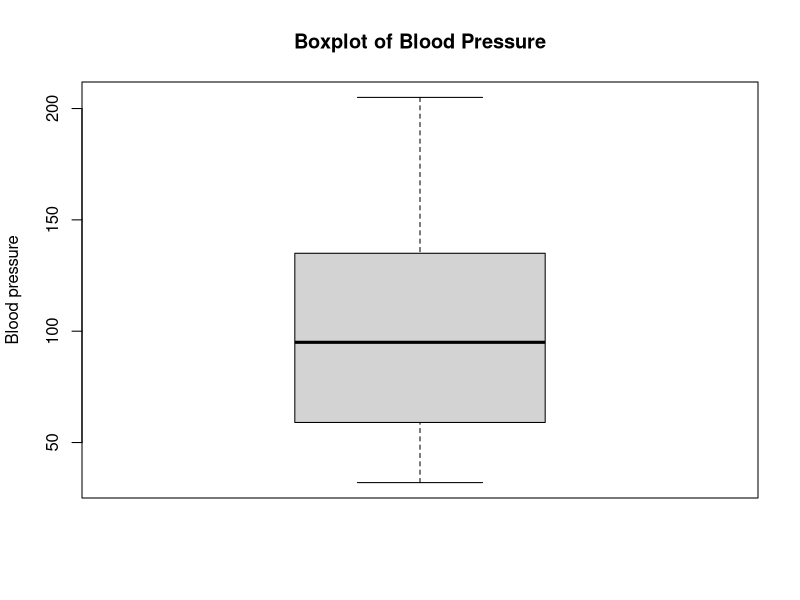
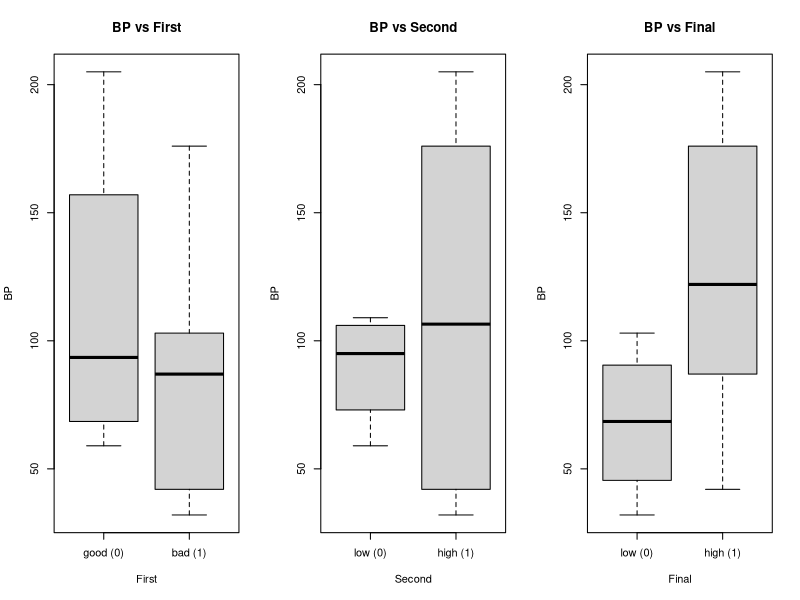
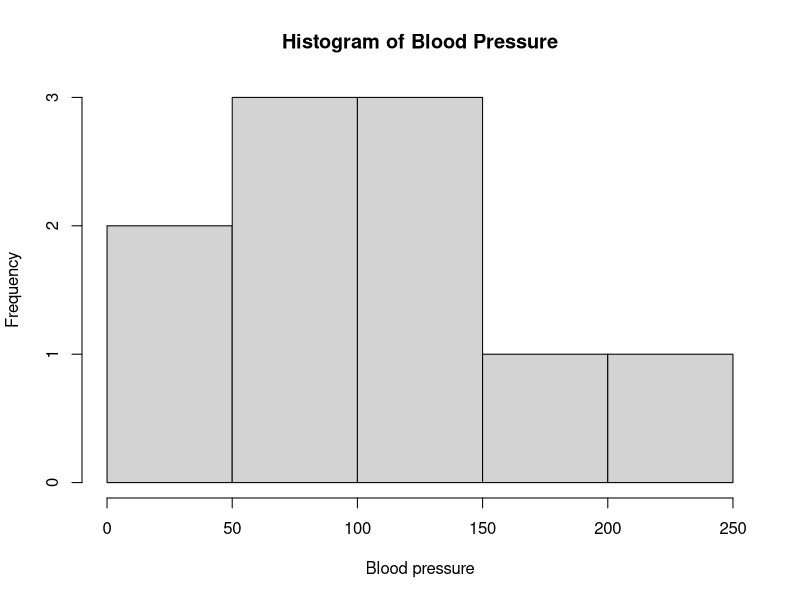
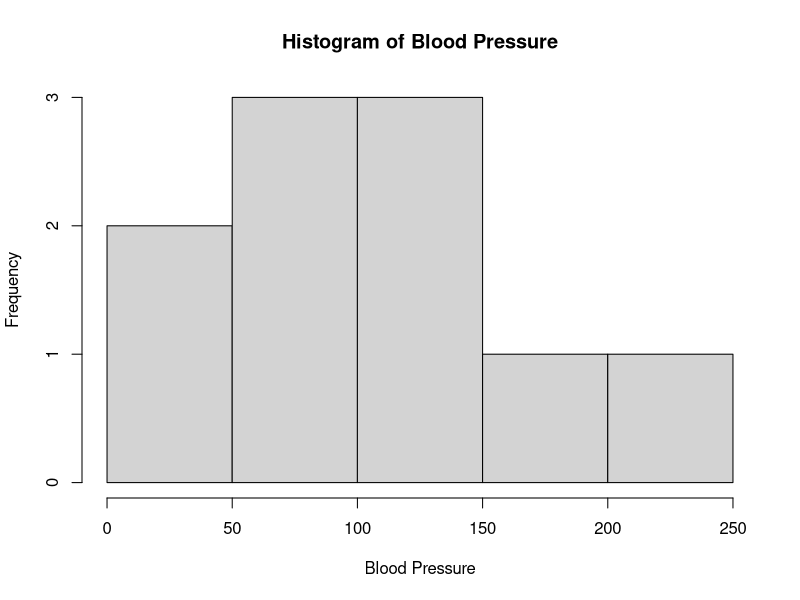

These figures' R source, in order:
# Frequency of hospital visits (last 12 months)
Freq <- c(0.6, 0.3, 0.4, 0.4, 0.2, 0.6, 0.3, 0.4, 0.9, 0.2)
# Blood pressure values
bloodp <- c(103, 87, 32, 42, 59, 109, 78, 205, 135, 176)

# First doctor assessment (bad/good, one NA)
first_txt  <- c("bad","bad","bad","bad","good","good","good","good", NA, "bad")
# Second doctor assessment (low/high)
second_txt <- c("low","low","high","high","low","low","high","high","high","high")
# Final decision (low/high)
final_txt  <- c("low","high","low","high","low","high","low","high","high","high")

# First doctor: bad = 1, good = 0, NA stays NA
first <- ifelse(is.na(first_txt), NA, ifelse(first_txt == "bad", 1, 0))
# Second doctor: high = 1, low = 0
second <- ifelse(second_txt == "high", 1, 0)
# Final decision: high = 1, low = 0
finaldecision <- ifelse(final_txt == "high", 1, 0)

# Create a data frame for easier analysis
patients <- data.frame(Freq, bloodp, first, second, finaldecision)
# View the dataset
patients

# A1) Single boxplot (literal boxplot(x,...))
# Basic boxplot using one vector
boxplot(patients$bloodp, main="Boxplot of Blood Pressure", ylab="Blood pressure")

# A2) Side-by-side boxplots (by ratings/decision)
# Display three plots in one row
par(mfrow = c(1,3))
# BP vs First doctor rating
boxplot(bloodp ~ first, data = patients, names = c("good (0)", "bad (1)"),
        main = "BP vs First", xlab = "First", ylab = "BP", na.action = na.omit)
# BP vs Second doctor assessment
boxplot(bloodp ~ second, data = patients, names = c("low (0)", "high (1)"),
        main = "BP vs Second", xlab = "Second", ylab = "BP")
# BP vs Final decision
boxplot(bloodp ~ finaldecision, data = patients, names = c("low (0)", "high (1)"),
        main = "BP vs Final", xlab = "Final", ylab = "BP")
# Reset plot layout to normal
par(mfrow = c(1,1))

# A3) Histogram
# Create histogram of BP values
hist(patients$bloodp, main="Histogram of Blood Pressure", xlab="Blood pressure")


# Overall summary of BP
summary(patients$bloodp)

# BP grouped by second doctor
tapply(patients$bloodp, patients$second, summary)

# BP grouped by final decision
tapply(patients$bloodp, patients$finaldecision, summary)

# BP grouped by first doctor (removes NA automatically)
tapply(patients$bloodp, patients$first, summary)

dev.off()

# Reset layout
par(mfrow = c(1,1))


# Save histogram
png("hist_bp.png", width = 800, height = 600)

hist(patients$bloodp,
     main = "Histogram of Blood Pressure",
     xlab = "Blood Pressure")

dev.off()

